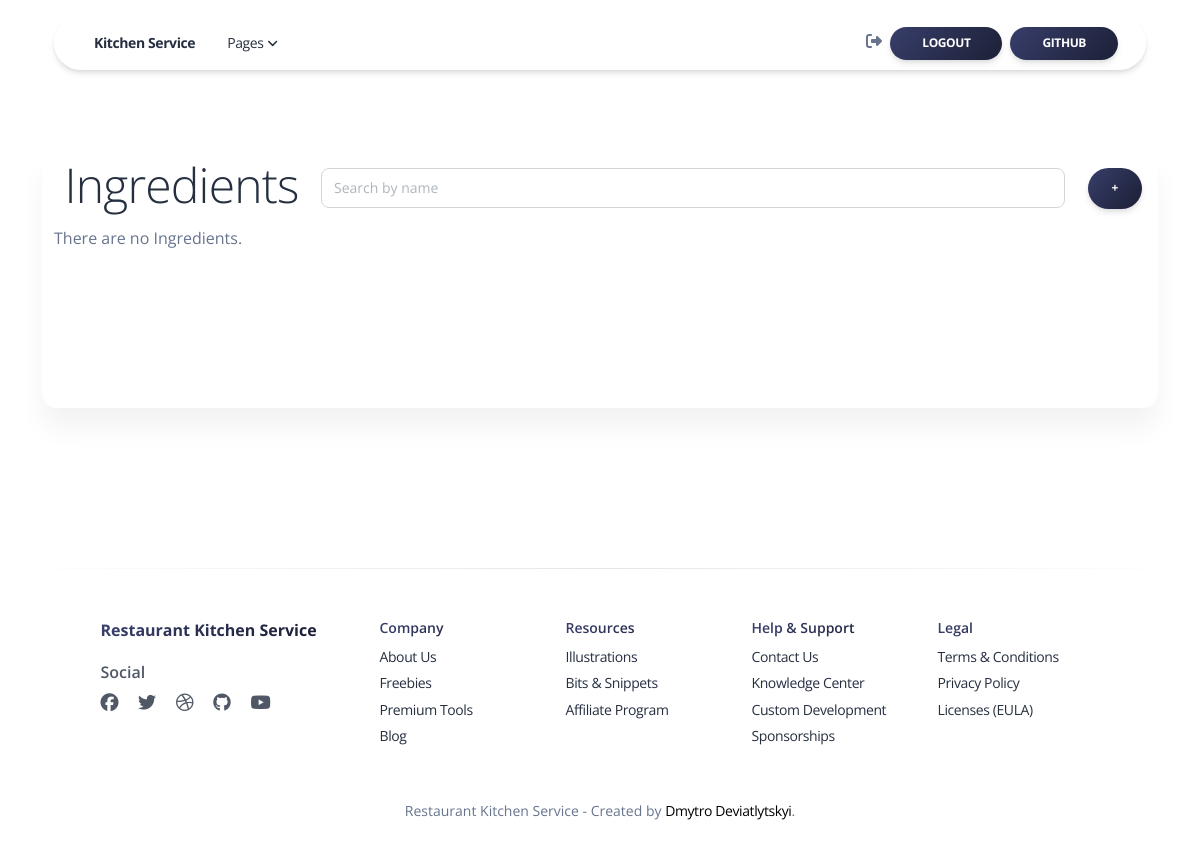
The page /ingredients/ (signed in) on the database as committed earlier.
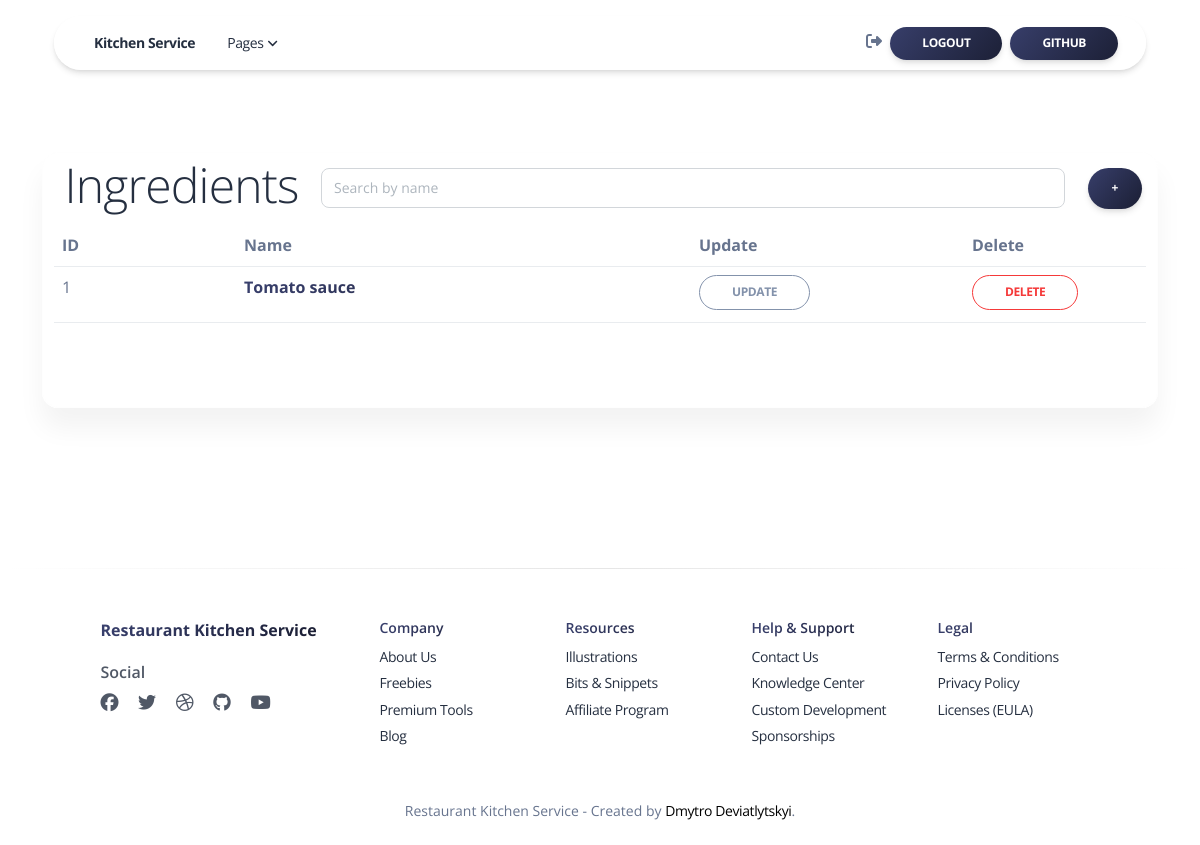
The same page on the database as committed later.
### kitchen/models.py (models this page shows, shortened)
class Ingredient(models.Model):
    name = models.CharField(max_length=63)
    class Meta:
        ordering = ("name", )

### kitchen/views.py (the view)
class IngredientListView(LoginRequiredMixin, generic.ListView):
    model = Ingredient
    template_name = "kitchen/ingredient_list.html"
    paginate_by = 10
    def get_context_data(self, *, object_list=None, **kwargs):
        context = super(IngredientListView, self).get_context_data(**kwargs)
        name = self.request.GET.get("name", "")
        context["search_form"] = IngredientSearchForm(initial={"name": name})
        return context
    def get_queryset(self):
        queryset = Ingredient.objects.all()
        form = IngredientSearchForm(self.request.GET)
        if form.is_valid():
            return queryset.filter(name__icontains=form.cleaned_data["name"])
        return queryset

### kitchen/forms.py
class IngredientSearchForm(forms.Form):
    name = forms.CharField(
        max_length=255,
        required=False,
        label="",
        widget=forms.TextInput(
            attrs={
                "placeholder": "Search by name"
            }
        )
    )

### kitchen/context_processors.py (called while the page is built)
def cfg_assets_root(request):
    return {'ASSETS_ROOT': settings.ASSETS_ROOT}

### templates/kitchen/ingredient_list.html (shortened to what this page needs)
{% extends "layouts/base-presentation.html" %}
{% load crispy_forms_filters %}
{% block navigation %}
  {% include "includes/navigation.html" %}
{% endblock %}
{% block content %}
  <header class="header-2">
    <div class="page-header section-height-50 relative"
         style="background-image: url('{{ ASSETS_ROOT }}/img/ingredient-list-1.jpg')">
      <div class="position-absolute w-100 z-index-1 bottom-0">
      </div>
    </div>
  </header>
  <section class="pt-2 pb-5" id="count-stats">
    <div class="container">
      <div class="row">
        <div class="z-index-2 border-radius-xl mt-n12 mx-auto py-3 blur shadow-blur">
          <div class="row">
            <div class="position-relative col-md-3">
              <div class="pt-1 text-center text-left">
                <h1 class="text-lighter mt-n3">
                  Ingredients
                </h1>
              </div>
            </div>
            <div class="position-relative col-md-8 p-0">
              <form action="" method="get" class="d-inline m-0">
                {{ search_form|crispy }}
              </form>
            </div>
            <div class="position-relative col-md-auto ms-auto me-3 p-0">
              <div class="text-left">
                <a href="{% url 'kitchen:ingredient-create' %}" style="float: right;"
                   class="btn btn-round bg-gradient-dark link-to-page">+</a>
              </div>
            </div>
          </div>
          <div class="row">
            <div class="position-relative">
              {% if ingredient_list %}
                <table class="table">
                  <tr>
                    <th class="col-md-2">ID</th>
                    <th class="col-md-5">Name</th>
                    <th class="col-md-3">Update</th>
                    <th class="col-md-auto">Delete</th>
                  </tr>
                  {% for ingredient in ingredient_list %}
                    <tr>
                      <td>
                        {{ ingredient.id }}
                      </td>
                      <td class="text-gradient text-dark">
                        <strong>{{ ingredient.name }}</strong>
                      </td>
                      <td>
                        <a class="btn btn-sm btn-outline-secondary btn-round mb-md-1"
                           href="{% url 'kitchen:ingredient-update' pk=ingredient.id %}">UPDATE</a>
                      </td>
                      <td>
                        <a class="btn btn-sm btn-outline-warning btn-round mb-md-1"
                           href="{% url 'kitchen:ingredient-delete' pk=ingredient.id %}">DELETE</a>
                      </td>
                    </tr>
                  {% endfor %}
                </table>
              {% else %}
                <p>There are no Ingredients.</p>
              {% endif %}
            </div>
          </div>
        </div>
      </div>
    </div>
  </section>
{% endblock %}

Rows that differ between the two databases and show on the page:
added Ingredient: id "1", name "Tomato sauce"
Other text that changed with them:
text no longer shown: "There are no Ingredients."
text now shown: "ID Name Update Delete"
